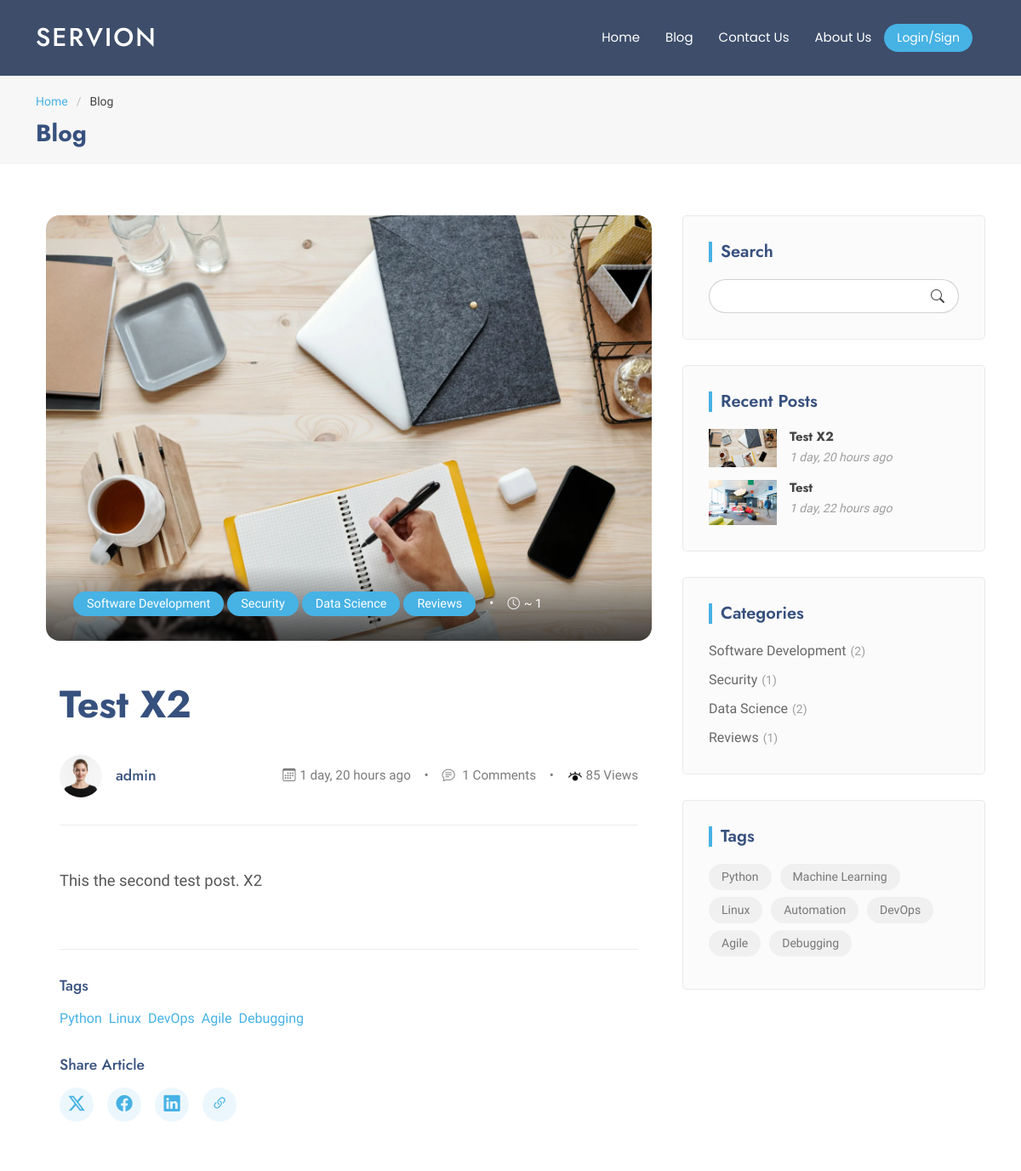
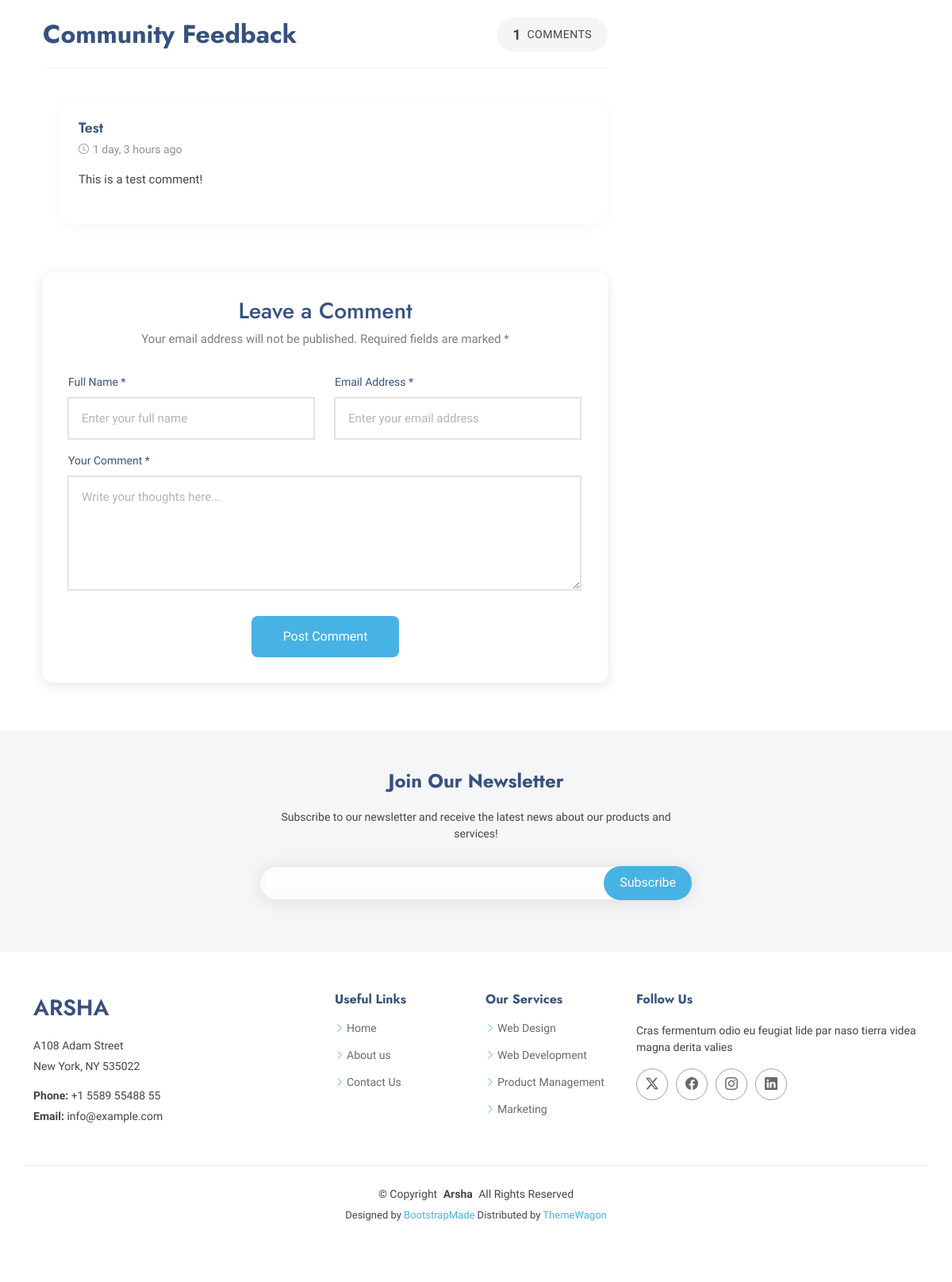
The page /blog/details/2 on the database its author committed (2 pictures, top to bottom).
### blogApp/models.py (models this page shows, shortened)
class Post(models.Model):
    thumbnail = models.ImageField(
        upload_to=r"thumbnail/%Y/%m/%d/", default="blog_thumbnails/default.webp"
    )
    title = models.CharField(max_length=200)
    content = models.TextField()
    author = models.ForeignKey("auth.User", on_delete=models.SET_NULL, null=True)
    created_at = models.DateTimeField(auto_now_add=True)
    updated_at = models.DateTimeField(auto_now=True)
    published_at = models.DateTimeField(default=timezone.now)
    is_published = models.BooleanField(default=False)
    views = models.PositiveIntegerField(default=0)
    tags = models.ManyToManyField(
        "Tag",
        related_name="posts",
    )
    categories = models.ManyToManyField(
        "Category",
        related_name="posts",
    )
    def read_time(self):
        time = round(len(self.content.split()) / 200)
        if time == 0:
            return '~ 1'
        return '~ ' + str(time)
    class Meta:
        ordering = ["-created_at"]

class Category(models.Model):
    name = models.CharField(max_length=50, unique=True)
    def __str__(self):
        return self.name

class Tag(models.Model):
    name = models.CharField(max_length=50, unique=True)

class Comment(models.Model):
    post = models.ForeignKey('Post', on_delete=models.CASCADE)
    full_name = models.CharField(max_length=100, verbose_name="Full Name")
    email = models.EmailField(verbose_name="Email Address",blank=True, null=True)
    text = models.TextField()
    created_at = models.DateTimeField(auto_now_add=True)
    published_at = models.DateTimeField(auto_now=True)
    is_approved = models.BooleanField(default=False)
    class Meta:
        ordering = ["-created_at"]

### blogApp/views.py (the view, shortened to what this page needs)
# urls.py: path("details/<int:pk>", blog_details_view, name="details"),
def blog_details_view(request, pk):
    post = get_object_or_404(Post, is_published=True, published_at__lte=timezone.now(), id=pk)
    comments = Comment.objects.filter(post=post, is_approved=True)
    post.views += 1
    post.save(update_fields=['views'])
    return render(request, 'blogApp/blog_details.html', {'post': post, 'comments': comments})

### blogApp/templatetags/blog_tags.py (called while the page is built)
@register.inclusion_tag(filename="templatetags/blogApp/tags.html")
def tags():
    posts = Post.objects.filter(is_published=True, published_at__lte=timezone.now())
    posts_tags = posts.values_list('tags__id', flat=True).distinct()
    tags = Tag.objects.filter(id__in=posts_tags)
    return {"tags": tags}

@register.inclusion_tag(filename="templatetags/blogApp/categories.html")
def categories():
    posts = Post.objects.filter(is_published=True, published_at__lte=timezone.now())
    categories = Category.objects.all()
    available_categories = {}
    for category in categories:
        if posts.filter(categories=category).count() != 0:
            available_categories[category] = posts.filter(categories=category).count()
    return {"categories": available_categories}

@register.inclusion_tag(filename="templatetags/blogApp/recent_posts.html")
def recent_posts():
    posts = Post.objects.filter(is_published=True, published_at__lte=timezone.now()).order_by('-created_at')[:3]
    return {"posts": posts}

@register.inclusion_tag(filename="templatetags/blogApp/search.html")
def search():
    return {}

### templates/blogApp/blog_details.html (shortened to what this page needs)
{% extends 'base_blogApp.html' %}
{% load static %}
{% load compress %}
{% load blog_tags %}
{% load humanize %}
{% block content %}
<main class="main">
  <div class="container">
    <div class="row">
      <div class="col-lg-8">
        <section id="blog-details" class="blog-details section">
          <div class="container" data-aos="fade-up">
            <article class="article">
              <div class="hero-img" data-aos="zoom-in">
                <img src="{{ post.thumbnail.url }}" alt="Featured blog image" class="img-fluid" loading="lazy">
                <div class="meta-overlay">
                  <div class="meta-categories">
                    {% for category in post.categories.all %}
                    <a href="#" class="category">{{ category }}</a>
                    {% endfor %}
                    <span class="divider">•</span>
                    <span class="reading-time"><i class="bi bi-clock"></i>{{ post.read_time }}</span>
                  </div>
                </div>
              </div>
              <div class="article-content" data-aos="fade-up" data-aos-delay="100">
                <div class="content-header">
                  <h1 class="title">{{ post.title }}</h1>
                  <div class="author-info">
                    <div class="author-details">
                      <img src="{% static 'blogApp/assets/img/person/defualt.webp' %}" alt="Author" class="author-img">
                      <div class="info">
                        <h4>{{ post.author }}</h4>
                      </div>
                    </div>
                    <div class="post-meta">
                      <span class="date"><i class="bi bi-calendar3"></i>{{ post.published_at|naturaltime }}</span>
                      <span class="divider">•</span>
                      <span class="comments"><i class="bi bi-chat-text"></i> {{ comments.count }} Comments</span>
                      <span class="divider">•</span>
                      <span>
                        <img src="{% static 'blogApp/assets/img/view.png' %}" alt="View Icon" style="width:18px; height:18px; vertical-align:middle;">
                        {{ post.views }} Views
                      </span>
                    </div>
                  </div>
                </div>
                <div class="content">
                  <p>{{ post.content }}</p>
                </div>
                <div class="meta-bottom">
                  <div class="tags-section">
                    <h4>Tags</h4>
                    <div class="tags">
                      {% for tag in post.tags.all %}
                      <a href="{% url 'blog:tag' tag.name %}">{{ tag.name }}</a>
                      {% endfor %}
                    </div>
                  </div>
                  <div class="share-section">
                    <h4>Share Article</h4>
                    <div class="social-links">
                      <a href="#" class="twitter"><i class="bi bi-twitter-x"></i></a>
                      <a href="#" class="facebook"><i class="bi bi-facebook"></i></a>
                      <a href="#" class="linkedin"><i class="bi bi-linkedin"></i></a>
                      <a href="#" class="copy-link" title="Copy Link"><i class="bi bi-link-45deg"></i></a>
                    </div>
                  </div>
                </div>
              </div>
            </article>
          </div>
        </section>
        <section id="blog-comments" class="blog-comments section">
          <div class="container" data-aos="fade-up" data-aos-delay="100">
            <div class="blog-comments-4">
              <div class="comments-header">
                <h3 class="title">Community Feedback</h3>
                <div class="comments-stats">
                  <span class="count">{{ comments.count }}</span>
                  <span class="label">Comments</span>
                </div>
              </div>
              <div class="comments-container">
                {% for comment in comments %}
                <div class="comment-thread">
                  <div class="comment-box">
                    <div class="comment-wrapper">
                      <div class="comment-content">
                        <div class="comment-header">
                          <div class="user-info">
                            <h4>{{ comment.full_name }}</h4>
                            <span class="time-badge">
                              <i class="bi bi-clock"></i>
                              {{ comment.published_at|naturaltime }}
                            </span>
                          </div>
                        </div>
                        <div class="comment-body">
                          <p>{{ comment.text }}</p>
                        </div>
                      </div>
                    </div>
                  </div>
                </div>
                {% empty %}
                <p>No comments yet. Be the first to comment!</p>
                {% endfor %}
              </div>
            </div>
          </div>
        </section>
          <section id="blog-comment-form" class="blog-comment-form section">
            <div class="container" data-aos="fade-up" data-aos-delay="100">
              <form method="POST" role="form" action="{% url 'blog:details' post.pk %}">
                <div class="form-header">
                  <h3>Leave a Comment</h3>
                  {% if not request.user.is_authenticated %}
                  <p>Your email address will not be published. Required fields are marked *</p>
                  {% endif %}
                </div>
                {% if request.user.is_authenticated %}
                <input type="hidden" name="full_name" value="{{ request.user.username }}">
                <input type="hidden" name="email" value="{{ request.user.email }}">
                {% else %}
                <div class="row gy-3">
                  <div class="col-md-6">
                    <div class="input-group">
                      <label for="name">Full Name *</label>
                      <input type="text" name="full_name" placeholder="Enter your full name" required>
                    </div>
                  </div>
                  <div class="col-md-6">
                    <div class="input-group">
                      <label for="email">Email Address *</label>
                      <input type="email" name="email" placeholder="Enter your email address" required>
                    </div>
                  </div>
                </div>
                {% endif %}
                <div class="row gy-3">
                  <div class="col-12">
                    <div class="input-group">
                      <label for="comment">Your Comment *</label>
                      <textarea name="text" rows="5" placeholder="Write your thoughts here..." required></textarea>
                    </div>
                  </div>
                  <div class="col-12 text-center">
                    <button type="submit">Post Comment</button>
                  </div>
                </div>
              </form>
            </div>
          </section>
      </div>
      <div class="col-lg-4 sidebar">
        <div class="widgets-container" data-aos="fade-up" data-aos-delay="200">
          {% search %}
          {% recent_posts %}
          {% categories %}
          {% tags %}
        </div>
      </div>
    </div>
  </div>
</main>
{% endblock %}

### templates/templatetags/blogApp/recent_posts.html
{% load humanize %}
<div class="recent-posts-widget widget-item">
    <h3 class="widget-title">Recent Posts</h3>
    {% for post in posts %}
    <div class="post-item">
    <img src="{{ post.thumbnail.url }}" alt="" class="flex-shrink-0">
    <div>
        <h4><a href="{% url 'blog:details' post.id %}">{{ post.title }}</a></h4>
        <time datetime="{{ post.published_at|date:'Y-m-d' }}">{{ post.published_at|naturaltime }}</time>
    </div>
    </div>
    {% endfor %}
</div>

### templates/templatetags/blogApp/categories.html
<div class="categories-widget widget-item">
    <h3 class="widget-title">Categories</h3>
    <ul class="mt-3">
    {% for category, count in categories.items %}
    <li><a href="{% url 'blog:category' category %}">{{category}}<span>({{count}})</span></a></li>
    {% endfor %}
</div>

### templates/templatetags/blogApp/tags.html
<div class="tags-widget widget-item">
    <h3 class="widget-title">Tags</h3>
    <ul>
    {% for tag in tags %}
    <li><a href="{% url 'blog:tag' tag.name %}">{{tag.name}}</a></li>
    {% endfor %}
    </ul>
</div>

### rows shown on the page
Post: thumbnail (picture), read_time "~ 1", title "Test X2", author "admin", published_at "1 day, 20 hours ago", views "85", content "This the second test post. X2"
Category: name "Software Development", count "2"
Category: name "Security", count "1"
Category: name "Data Science", count "2"
Category: name "Reviews", count "1"
Tag: name "Python"
Tag: name "Linux"
Tag: name "DevOps"
Tag: name "Agile"
Tag: name "Debugging"
Comment: full_name "Test", published_at "1 day, 3 hours ago", text "This is a test comment!"
Post: thumbnail (placeholder picture), title "Test", published_at "1 day, 22 hours ago"
Tag: name "Machine Learning"
Tag: name "Automation"

### other values the page prints
{{ comments.count }} "1"
